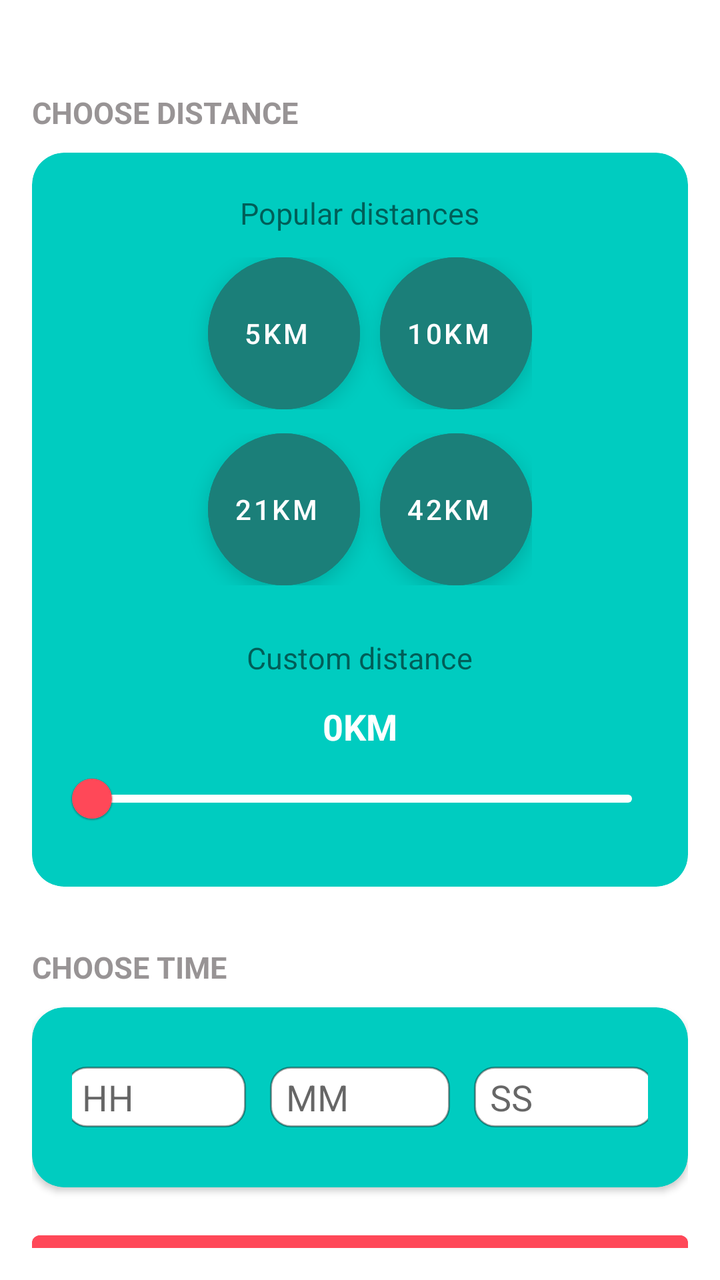
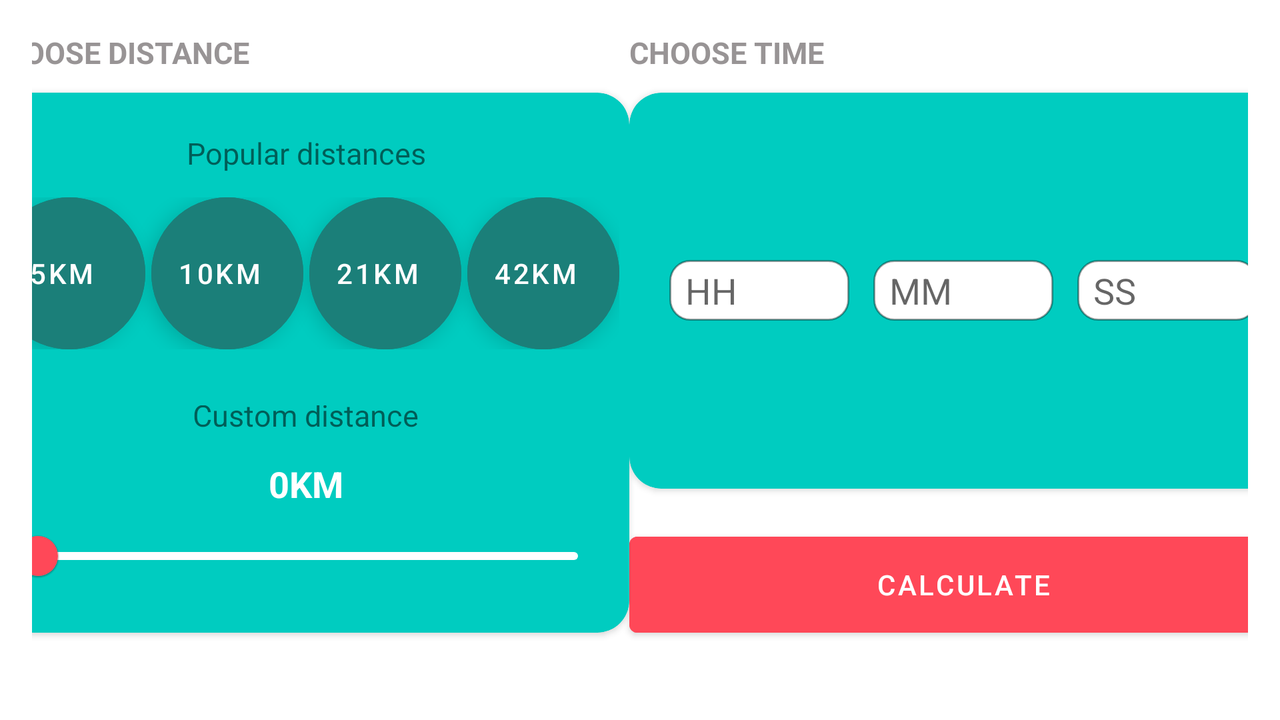

An Android layout and its configuration variant, each rendered on a device that would load it. The default file and the variant file are quoted in full after the pictures.
<!-- AndroidManifest.xml: application theme Theme.RunningPaceCalculator -->
<!-- res/layout/activity_pace_calculator.xml -->
<?xml version="1.0" encoding="utf-8"?>
<androidx.constraintlayout.widget.ConstraintLayout xmlns:android="http://schemas.android.com/apk/res/android"
    xmlns:app="http://schemas.android.com/apk/res-auto"
    xmlns:tools="http://schemas.android.com/tools"
    android:layout_width="match_parent"
    android:layout_height="match_parent"
    android:padding="16dp"
    tools:context=".view.main.PaceCalculatorActivity">

    <TextView
        android:id="@+id/tvChooseDistance"
        android:layout_width="wrap_content"
        android:layout_height="wrap_content"
        android:text="@string/choose_distance"
        android:textAllCaps="true"
        android:textColor="@color/title_color"
        android:textSize="15sp"
        android:textStyle="bold"
        android:layout_marginTop="30dp"
        app:layout_constraintStart_toStartOf="parent"
        app:layout_constraintTop_toTopOf="parent" />

    <androidx.cardview.widget.CardView
        android:id="@+id/cvDistance"
        android:layout_width="0dp"
        android:layout_height="wrap_content"
        android:layout_marginVertical="10dp"
        android:backgroundTint="@color/card_background"
        app:cardCornerRadius="16dp"
        app:layout_constraintEnd_toEndOf="parent"
        app:layout_constraintStart_toStartOf="parent"
        app:layout_constraintTop_toBottomOf="@+id/tvChooseDistance">

        <androidx.appcompat.widget.LinearLayoutCompat
            android:layout_width="match_parent"
            android:layout_height="match_parent"
            android:gravity="center"
            android:orientation="vertical"
            android:paddingVertical="20dp">

            <TextView
                android:layout_width="wrap_content"
                android:layout_height="wrap_content"
                android:text="@string/popular_distance"
                android:textSize="15sp" />

            <LinearLayout
                android:layout_width="wrap_content"
                android:layout_height="wrap_content"
                android:layout_marginVertical="12dp"
                android:gravity="center">

                <com.google.android.material.floatingactionbutton.ExtendedFloatingActionButton
                    android:id="@+id/btnDistance5"
                    android:layout_width="76dp"
                    android:layout_height="76dp"
                    android:layout_marginHorizontal="10dp"
                    android:backgroundTint="@color/btn_background"
                    android:gravity="center"
                    android:text="@string/five_distance"
                    android:textColor="@color/white" />

                <com.google.android.material.floatingactionbutton.ExtendedFloatingActionButton
                    android:id="@+id/btnDistance10"
                    android:layout_width="76dp"
                    android:layout_height="76dp"
                    android:backgroundTint="@color/btn_background"
                    android:gravity="center"
                    android:text="@string/ten_distance"
                    android:textColor="@color/white" />

            </LinearLayout>

            <LinearLayout
                android:layout_width="wrap_content"
                android:layout_height="wrap_content"
                android:layout_marginBottom="10dp"
                android:gravity="center">

                <com.google.android.material.floatingactionbutton.ExtendedFloatingActionButton
                    android:id="@+id/btnDistance21"
                    android:layout_width="76dp"
                    android:layout_height="76dp"
                    android:layout_marginHorizontal="10dp"
                    android:backgroundTint="@color/btn_background"
                    android:gravity="center"
                    android:text="@string/tOne_distance"
                    android:textColor="@color/white" />

                <com.google.android.material.floatingactionbutton.ExtendedFloatingActionButton
                    android:id="@+id/btnDistance42"
                    android:layout_width="76dp"
                    android:layout_height="76dp"
                    android:backgroundTint="@color/btn_background"
                    android:gravity="center"
                    android:text="@string/fTwo_distance"
                    android:textColor="@color/white" />
            </LinearLayout>

            <LinearLayout
                android:layout_width="300dp"
                android:layout_height="wrap_content"
                android:layout_marginTop="16dp"
                android:gravity="center"
                android:orientation="vertical">

                <TextView
                    android:layout_width="wrap_content"
                    android:layout_height="wrap_content"
                    android:text="@string/custom_distance"
                    android:textSize="15sp" />

                <TextView
                    android:id="@+id/tvCustomDistance"
                    android:layout_width="wrap_content"
                    android:layout_height="wrap_content"
                    android:layout_marginTop="12dp"
                    android:text="@string/rsInitialValue"
                    android:textAllCaps="true"
                    android:textColor="@color/white"
                    android:textSize="18sp"
                    android:textStyle="bold" />

                <com.google.android.material.slider.RangeSlider
                    android:id="@+id/rsDistance"
                    android:layout_width="match_parent"
                    android:layout_height="match_parent"
                    android:stepSize="1"
                    android:valueFrom="0"
                    android:valueTo="120"
                    app:thumbColor="@color/emphasis"
                    app:tickColor="@color/white"
                    app:trackColorActive="@color/emphasis"
                    app:trackColorInactive="@color/white">

                </com.google.android.material.slider.RangeSlider>

            </LinearLayout>

        </androidx.appcompat.widget.LinearLayoutCompat>

    </androidx.cardview.widget.CardView>

    <TextView
        android:id="@+id/tvTime"
        android:layout_width="wrap_content"
        android:layout_height="wrap_content"
        android:layout_marginTop="30dp"
        android:text="@string/choose_time"
        android:textAllCaps="true"
        android:textColor="@color/title_color"
        android:textSize="15sp"
        android:textStyle="bold"
        app:layout_constraintStart_toStartOf="parent"
        app:layout_constraintTop_toBottomOf="@id/cvDistance" />

    <androidx.cardview.widget.CardView
        android:id="@+id/cvTime"
        android:layout_width="0dp"
        android:layout_height="90dp"
        android:layout_marginVertical="10dp"
        android:backgroundTint="@color/card_background"
        app:cardCornerRadius="16dp"
        app:layout_constraintEnd_toEndOf="parent"
        app:layout_constraintStart_toStartOf="parent"
        app:layout_constraintTop_toBottomOf="@+id/tvTime">

        <LinearLayout
            android:layout_width="match_parent"
            android:layout_height="match_parent"
            android:gravity="center"
            android:padding="20dp">

            <EditText
                android:id="@+id/etHours"
                android:layout_width="90dp"
                android:layout_height="wrap_content"
                android:background="@drawable/custom_input"
                android:ems="10"
                android:hint="@string/et_hour"
                android:inputType="time"
                android:maxLength="2"
                android:paddingVertical="3dp"
                android:paddingStart="8dp"
                tools:layout_editor_absoluteX="19dp"
                tools:layout_editor_absoluteY="512dp" />

            <EditText
                android:id="@+id/etMinutes"
                android:layout_width="90dp"
                android:layout_height="wrap_content"
                android:layout_marginHorizontal="12dp"
                android:background="@drawable/custom_input"
                android:ems="10"
                android:hint="@string/et_minutes"
                android:inputType="time"
                android:maxLength="2"
                android:paddingVertical="3dp"
                android:paddingStart="8dp"
                tools:layout_editor_absoluteX="19dp"
                tools:layout_editor_absoluteY="512dp" />

            <EditText
                android:id="@+id/etSeconds"
                android:layout_width="90dp"
                android:layout_height="wrap_content"
                android:background="@drawable/custom_input"
                android:ems="10"
                android:hint="@string/et_seconds"
                android:inputType="time"
                android:maxLength="2"
                android:paddingVertical="3dp"
                android:paddingStart="8dp"
                tools:layout_editor_absoluteX="19dp"
                tools:layout_editor_absoluteY="512dp" />
        </LinearLayout>


    </androidx.cardview.widget.CardView>

    <Button
        android:id="@+id/btnCalculate"
        android:layout_width="match_parent"
        android:layout_height="60dp"
        android:layout_marginBottom="16dp"
        android:backgroundTint="@color/emphasis"
        android:text="@string/calculate"
        app:layout_constraintStart_toStartOf="parent"
        app:layout_constraintEnd_toEndOf="parent"
        app:layout_constraintTop_toBottomOf="@id/cvTime"
        android:layout_marginTop="18dp"/>


</androidx.constraintlayout.widget.ConstraintLayout>
<!-- resources referenced by this layout -->
<resources>
  <color name="btn_background">#1B7F79</color>
  <color name="card_background">#00CCC0</color>
  <color name="emphasis">#FF4858</color>
  <color name="title_color">#989495</color>
  <color name="white">#FFFFFFFF</color>
  <!-- drawable custom_input (drawable) -->
  <?xml version="1.0" encoding="utf-8"?>
  <selector xmlns:android="http://schemas.android.com/apk/res/android">
      <item android:state_enabled="true" android:state_focused="true">
          <shape android:shape="rectangle">
              <solid android:color="@color/white" />
              <corners android:radius="10dp" />
              <stroke android:width="1dp" android:color="@color/purple_200" />
          </shape>
      </item>
      <item android:state_enabled="true">
          <shape android:shape="rectangle">
              <solid android:color="@color/white" />
              <corners android:radius="10dp" />
              <stroke android:width="1dp" android:color="@color/material_on_surface_disabled" />
          </shape>
      </item>
  </selector>
  <string name="calculate">calculate</string>
  <string name="choose_distance">Choose distance</string>
  <string name="choose_time">choose time</string>
  <string name="custom_distance">Custom distance</string>
  <string name="et_hour">HH</string>
  <string name="et_minutes">MM</string>
  <string name="et_seconds">SS</string>
  <string name="fTwo_distance">42km</string>
  <string name="five_distance">5km</string>
  <string name="popular_distance">Popular distances</string>
  <string name="rsInitialValue">0KM</string>
  <string name="tOne_distance">21km</string>
  <string name="ten_distance">10km</string>
  <style name="Theme.RunningPaceCalculator" parent="Theme.MaterialComponents.DayNight.NoActionBar">
          
          <item name="colorPrimary">@color/card_background</item>
          <item name="colorPrimaryVariant">@color/btn_background</item>
          <item name="colorOnPrimary">@color/white</item>
          
          <item name="colorSecondary">@color/teal_200</item>
          <item name="colorSecondaryVariant">@color/teal_700</item>
          <item name="colorOnSecondary">@color/black</item>
          
          <item name="android:statusBarColor">?attr/colorPrimaryVariant</item>
          
      </style>
  <color name="purple_200">#FFBB86FC</color>
  <color name="teal_200">#FF03DAC5</color>
  <color name="teal_700">#FF018786</color>
  <color name="black">#FF000000</color>
</resources>
<!-- res/layout-land/activity_pace_calculator.xml (the repository's variant of the layout above) -->
<!-- drawn on the phone turned sideways -->
<?xml version="1.0" encoding="utf-8"?>
<androidx.constraintlayout.widget.ConstraintLayout xmlns:android="http://schemas.android.com/apk/res/android"
    xmlns:app="http://schemas.android.com/apk/res-auto"
    xmlns:tools="http://schemas.android.com/tools"
    android:layout_width="match_parent"
    android:layout_height="match_parent"
    android:padding="16dp"
    tools:context=".view.main.PaceCalculatorActivity">

    <TextView
        android:id="@+id/tvChooseDistance"
        android:layout_width="wrap_content"
        android:layout_height="wrap_content"
        android:text="@string/choose_distance"
        android:textAllCaps="true"
        android:textColor="@color/title_color"
        android:textSize="15sp"
        android:textStyle="bold"
        app:layout_constraintStart_toStartOf="@id/cvDistance"
        app:layout_constraintTop_toTopOf="parent" />

    <androidx.cardview.widget.CardView
        android:id="@+id/cvDistance"
        android:layout_width="wrap_content"
        android:layout_height="270dp"
        android:layout_marginVertical="10dp"
        android:backgroundTint="@color/card_background"
        app:cardCornerRadius="16dp"
        app:layout_constraintEnd_toStartOf="@+id/cvTime"
        app:layout_constraintStart_toStartOf="parent"
        app:layout_constraintTop_toBottomOf="@+id/tvChooseDistance">

        <androidx.appcompat.widget.LinearLayoutCompat
            android:layout_width="wrap_content"
            android:layout_height="match_parent"
            android:gravity="center"
            android:orientation="vertical"
            android:paddingHorizontal="5dp"
            android:paddingVertical="20dp">

            <TextView
                android:layout_width="wrap_content"
                android:layout_height="wrap_content"
                android:text="@string/popular_distance"
                android:textSize="15sp" />

            <LinearLayout
                android:layout_width="wrap_content"
                android:layout_height="wrap_content"
                android:layout_marginVertical="12dp"
                android:gravity="center">

                <com.google.android.material.floatingactionbutton.ExtendedFloatingActionButton
                    android:id="@+id/btnDistance5"
                    android:layout_width="76dp"
                    android:layout_height="76dp"
                    android:layout_marginEnd="3dp"
                    android:backgroundTint="@color/btn_background"
                    android:gravity="center"
                    android:text="@string/five_distance"
                    android:textColor="@color/white" />

                <com.google.android.material.floatingactionbutton.ExtendedFloatingActionButton
                    android:id="@+id/btnDistance10"
                    android:layout_width="76dp"
                    android:layout_height="76dp"
                    android:layout_marginEnd="3dp"
                    android:backgroundTint="@color/btn_background"
                    android:gravity="center"
                    android:text="@string/ten_distance"
                    android:textColor="@color/white" />


                <com.google.android.material.floatingactionbutton.ExtendedFloatingActionButton
                    android:id="@+id/btnDistance21"
                    android:layout_width="76dp"
                    android:layout_height="76dp"
                    android:layout_marginEnd="3dp"
                    android:backgroundTint="@color/btn_background"
                    android:gravity="center"
                    android:text="@string/tOne_distance"
                    android:textColor="@color/white" />

                <com.google.android.material.floatingactionbutton.ExtendedFloatingActionButton
                    android:id="@+id/btnDistance42"
                    android:layout_width="76dp"
                    android:layout_height="76dp"
                    android:backgroundTint="@color/btn_background"
                    android:gravity="center"
                    android:text="@string/fTwo_distance"
                    android:textColor="@color/white" />
            </LinearLayout>

            <LinearLayout
                android:layout_width="300dp"
                android:layout_height="wrap_content"
                android:layout_marginTop="16dp"
                android:gravity="center"
                android:orientation="vertical">

                <TextView
                    android:layout_width="wrap_content"
                    android:layout_height="wrap_content"
                    android:text="@string/custom_distance"
                    android:textSize="15sp" />

                <TextView
                    android:id="@+id/tvCustomDistance"
                    android:layout_width="wrap_content"
                    android:layout_height="wrap_content"
                    android:layout_marginTop="12dp"
                    android:text="@string/rsInitialValue"
                    android:textAllCaps="true"
                    android:textColor="@color/white"
                    android:textSize="18sp"
                    android:textStyle="bold" />

                <com.google.android.material.slider.RangeSlider
                    android:id="@+id/rsDistance"
                    android:layout_width="match_parent"
                    android:layout_height="match_parent"
                    android:stepSize="1"
                    android:valueFrom="0"
                    android:valueTo="120"
                    app:thumbColor="@color/emphasis"
                    app:tickColor="@color/white"
                    app:trackColorActive="@color/emphasis"
                    app:trackColorInactive="@color/white">

                </com.google.android.material.slider.RangeSlider>

            </LinearLayout>

        </androidx.appcompat.widget.LinearLayoutCompat>

    </androidx.cardview.widget.CardView>

    <TextView
        android:id="@+id/tvTime"
        android:layout_width="wrap_content"
        android:layout_height="wrap_content"
        android:text="@string/choose_time"
        android:textAllCaps="true"
        android:textColor="@color/title_color"
        android:textSize="15sp"
        android:textStyle="bold"
        app:layout_constraintStart_toStartOf="@id/cvTime"
        app:layout_constraintTop_toTopOf="parent"/>

    <androidx.cardview.widget.CardView
        android:id="@+id/cvTime"
        android:layout_width="wrap_content"
        android:layout_height="198dp"
        android:layout_marginVertical="10dp"
        android:backgroundTint="@color/card_background"
        app:cardCornerRadius="16dp"
        app:layout_constraintEnd_toEndOf="parent"
        app:layout_constraintStart_toEndOf="@id/cvDistance"
        app:layout_constraintTop_toBottomOf="@+id/tvTime">

        <LinearLayout
            android:layout_width="match_parent"
            android:layout_height="match_parent"
            android:gravity="center"
            android:padding="20dp">

            <EditText
                android:id="@+id/etHours"
                android:layout_width="90dp"
                android:layout_height="wrap_content"
                android:background="@drawable/custom_input"
                android:ems="10"
                android:hint="@string/et_hour"
                android:inputType="time"
                android:maxLength="2"
                android:paddingVertical="3dp"
                android:paddingStart="8dp"
                tools:layout_editor_absoluteX="19dp"
                tools:layout_editor_absoluteY="512dp" />

            <EditText
                android:id="@+id/etMinutes"
                android:layout_width="90dp"
                android:layout_height="wrap_content"
                android:layout_marginHorizontal="12dp"
                android:background="@drawable/custom_input"
                android:ems="10"
                android:hint="@string/et_minutes"
                android:inputType="time"
                android:maxLength="2"
                android:paddingVertical="3dp"
                android:paddingStart="8dp"
                tools:layout_editor_absoluteX="19dp"
                tools:layout_editor_absoluteY="512dp" />

            <EditText
                android:id="@+id/etSeconds"
                android:layout_width="90dp"
                android:layout_height="wrap_content"
                android:background="@drawable/custom_input"
                android:ems="10"
                android:hint="@string/et_seconds"
                android:inputType="time"
                android:maxLength="2"
                android:paddingVertical="3dp"
                android:paddingStart="8dp"
                tools:layout_editor_absoluteX="19dp"
                tools:layout_editor_absoluteY="512dp" />
        </LinearLayout>


    </androidx.cardview.widget.CardView>

    <Button
        android:id="@+id/btnCalculate"
        android:layout_width="0dp"
        android:layout_height="60dp"
        android:layout_marginTop="18dp"
        android:layout_marginBottom="16dp"
        android:backgroundTint="@color/emphasis"
        android:text="@string/calculate"
        app:layout_constraintEnd_toEndOf="@id/cvTime"
        app:layout_constraintStart_toStartOf="@id/cvTime"
        app:layout_constraintTop_toBottomOf="@+id/cvTime" />

</androidx.constraintlayout.widget.ConstraintLayout>
